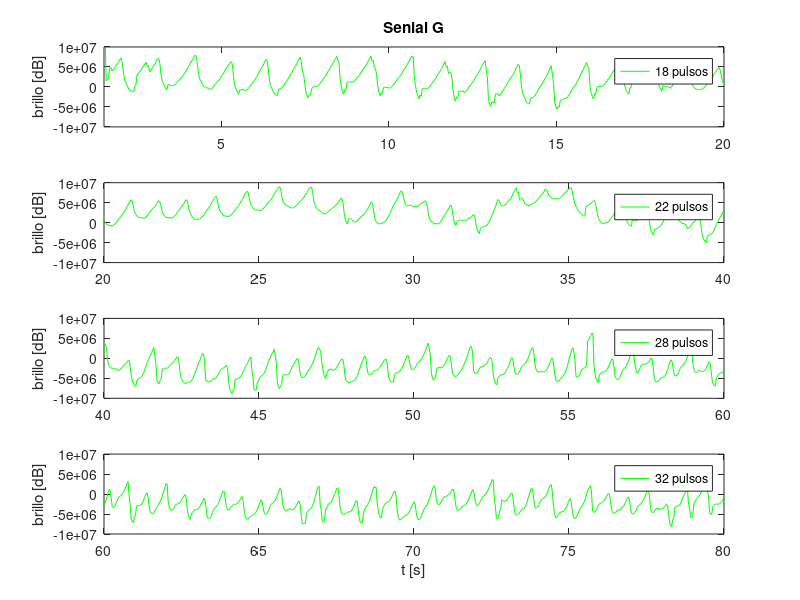

MATLAB code for this plot:
clear all;

load intensidad_RGB.mat; % brillo, 1 es R, 2 es G, 3 es B.

video_length = length(brillo);

frec_video = 29.37; %frecuencia muestreo video
t_video = 1/(frec_video); %tiempo muestreo video

ejeXvideo = 0 : t_video : ((video_length-1)*t_video);

figure;
subplot(4, 1, 1);
plot( ejeXvideo, brillo(:, 2), 'g');
ylabel('brillo [dB]');
xlim([1.5 20]);
ylim([-1e+07 1e+07]);
legend('18 pulsos');
title('Senial G');

subplot(4, 1, 2);
plot( ejeXvideo, brillo(:, 2), 'g');
ylabel('brillo [dB]');
xlim([20 40]);
ylim([-1e+07 1e+07]);
legend('22 pulsos');
%%legend('Curva simulada','Curva teorica','location','NorthEastOutside');

subplot(4, 1, 3);
plot( ejeXvideo, brillo(:, 2), 'g');
ylabel('brillo [dB]');
xlim([40 60]);
ylim([-1e+07 1e+07]);
legend('28 pulsos');
%%legend('Curva simulada','Curva teorica','location','NorthEastOutside');

subplot(4, 1, 4);
plot( ejeXvideo, brillo(:, 2), 'g');
xlabel('t [s]');
ylabel('brillo [dB]');
xlim([60 80]);
ylim([-1e+07 1e+07]);
legend('32 pulsos');
%%legend('Curva simulada','Curva teorica','location','NorthEastOutside');
print -djpg imagenes/punto_2_G_zoom_cardiometro.jpg; %Octave
grid minor;

